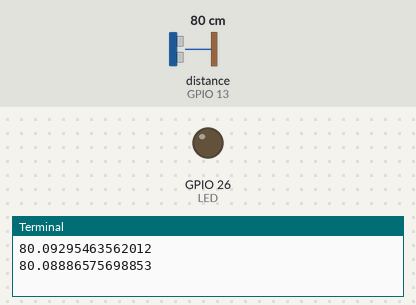
A program run on a simulated Raspberry Pi (BCM pin numbers). Shown: output pins drawn as LEDs (lit = HIGH), the last lines printed to the terminal. Dashed ring = blinking. The inputs (shaded band) are chosen by the test bench; at power-on: distance to the obstacle (sensor on GPIO 13) 80 cm. The echo pulse lasts 58.3 µs per cm; the clock reads 2024-03-15 10:24:30 at power-on unless the program sets it; pins used as bus, display or sensor lines are not drawn.

Above: at 1.2 s.
1.3 s: distance to the obstacle (sensor on GPIO 13) set to 52 cm
3.2 s: distance to the obstacle (sensor on GPIO 13) set to 47 cm
At 4.21 s:
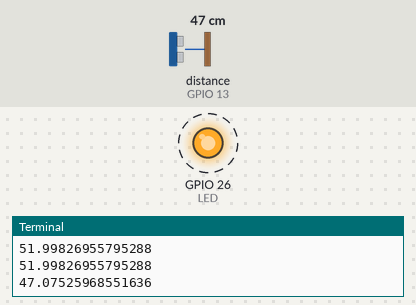
Timing chart, 0 to 13.3 s (numbered marks = the images above; inputs shaded):
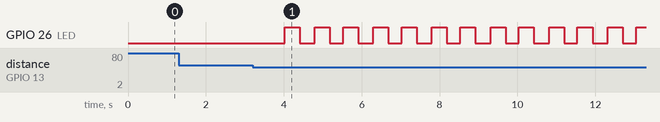

Measured:
- the behaviour switches between 50 and 49 cm on distance to the obstacle (sensor on GPIO 13) (found by bisection; images 0 and 1)
- after the input at 3.2 s, GPIO 26 (LED): alternates HIGH for 0.39 s and LOW for 0.36 s, starting after 0.82 s

The program:

SIT210_Task7.3D_RPiPWM.py
```python
# Import the necessary libraries
import RPi.GPIO as GPIO
import time

# Setting the GPIO mode to BCM
GPIO.setmode(GPIO.BCM)

# Define the GPIO pin numbers for the components
LED = 26   # LED control pin
TRIG = 19  # Ultrasonic sensor trigger pin
ECHO = 13  # Ultrasonic sensor echo pin

# Set up the GPIO pins as input or output
GPIO.setup(TRIG, GPIO.OUT)
GPIO.setup(ECHO, GPIO.IN)
GPIO.setup(LED, GPIO.OUT)

# Creating a PWM object for controlling the LED
pwm = GPIO.PWM(LED, 100)
pwm.start(0)

# Defining a function to measure distance using the ultrasonic sensor
def dist():
    startT = time.time()
    stopT = time.time()

    # Send a short pulse to trigger the ultrasonic sensor
    GPIO.output(TRIG, True)
    time.sleep(0.0001)
    GPIO.output(TRIG, False)

    # Measure the time it takes for the echo signal to return
    while GPIO.input(ECHO) == 0:
        startT = time.time()
    while GPIO.input(ECHO) == 1:
        stopT = time.time()

    # Calculate the distance based on the time and speed of sound
    totTime = stopT - startT
    dist = (totTime * 34300) / 2
    return dist

try:
    # Continuously measure and react to the distance
    while True:
        distance = dist()
        print(distance)

        # Control the LED based on the measured distance
        if (distance <= 50):
            pwm.ChangeFrequency(6 - distance/10)
            pwm.ChangeDutyCycle(50)
            time.sleep(0.5)
        else:
            pwm.ChangeDutyCycle(0)
        time.sleep(1)

except KeyboardInterrupt:
    # Clean up GPIO settings when the program is terminated
    GPIO.cleanup()
```
